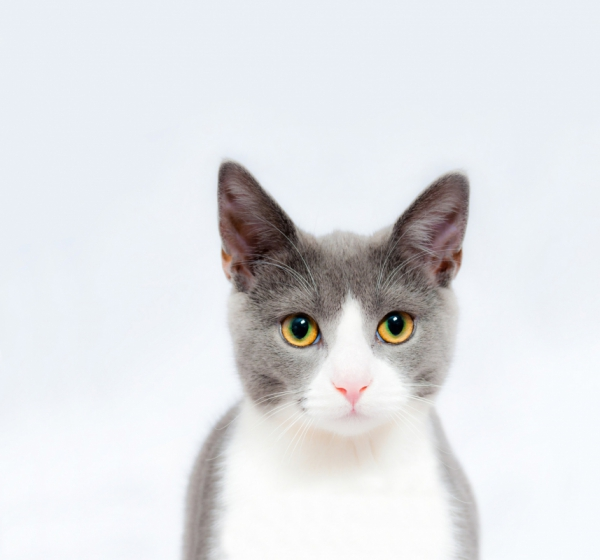
#> input picture Beginner-Level/Pencil/cat.jpg, 600 x 560 px
$ jupyter execute IMAGE_TO_PENCIL_SKETCH_PROJECT.ipynb   (shell and % lines are left out)
#> lines starting #> are read from the running program, lines starting #| are printed output that depends on the picture
NAME- RAJ KAMAL SHAKYA

LGM-VIP INTERNSHIP

 BEGINNER LEVEL TASK -4

 Image to Pencil Sketch with Python

1. IMPORT LIBRARY

[cell 1]
import  cv2
import matplotlib.pyplot as plt

[cell 2]
def show(title,img,cmap='RdBu'):
    plt.imshow(img,cmap=cmap)
    plt.title(title)

2. IMAGE LOADING

[cell 3]
image=plt.imread("cat.jpg")
#> image is the input picture: shape (560, 600, 3); mean R, G, B 224.7, 226.1, 228.9
show("cat",image,'RdBu')
#cv2.imshow("Cat",image)
#cv2.waitKey(0)

3. CONVERT TO GRAYSCALE IMAGE

[cell 4]
#convert to grayscale image
gray_image=cv2.cvtColor(image,cv2.COLOR_RGB2GRAY)
show("gray_image",gray_image,'gray')
#cv2.imshow("gray_image",gray_image)
#cv2.waitKey(0)

4. INVERT THE GRAYSCALE IMAGE

[cell 5]
#invert the grayscale image
inverted_image =255-gray_image
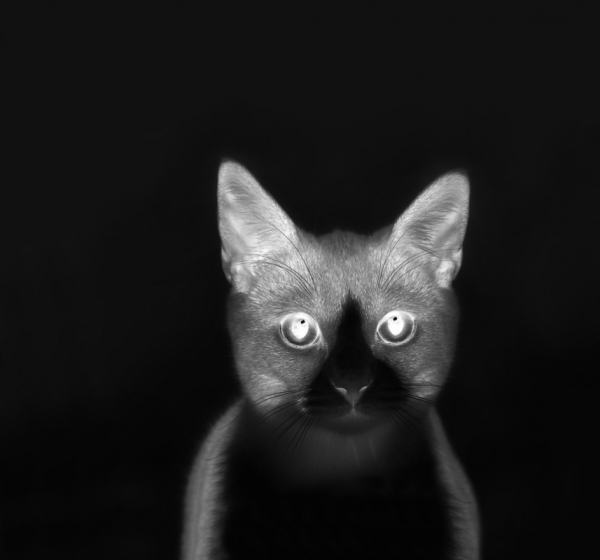
#> inverted_image: shape (560, 600); min 1, max 255, mean 29.1
show("inverted_image",inverted_image,'gray')
#cv2.imshow("inverted_image",inverted_image)
#cv2.waitKey(0)

5. BLUR THE INVERTED IMAGE

[cell 6]
#blur the inverted image
blurred_image =cv2.GaussianBlur(inverted_image,(21,21),0)
show("blurred_image",blurred_image,'gray')
#cv2.imshow("blurred_image",blurred_image)
#cv2.waitKey(0)

6. CREATE PENCIL SKETCH IMAGE

[cell 7]
inverted_blurred=255-blurred_image
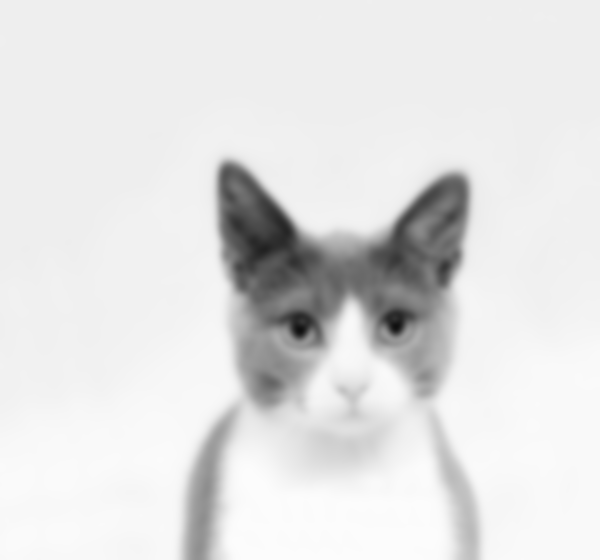
#> inverted_blurred: shape (560, 600); min 15, max 252, mean 225.9
pencil_sketch=cv2.divide(gray_image,inverted_blurred,scale=256.0)
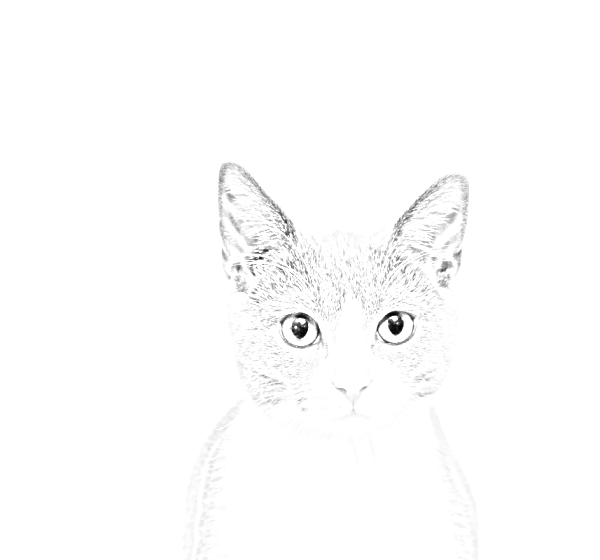
#> pencil_sketch: shape (560, 600); min 0, max 255, mean 252.8
show("pencil_sketch",pencil_sketch,'gray')
